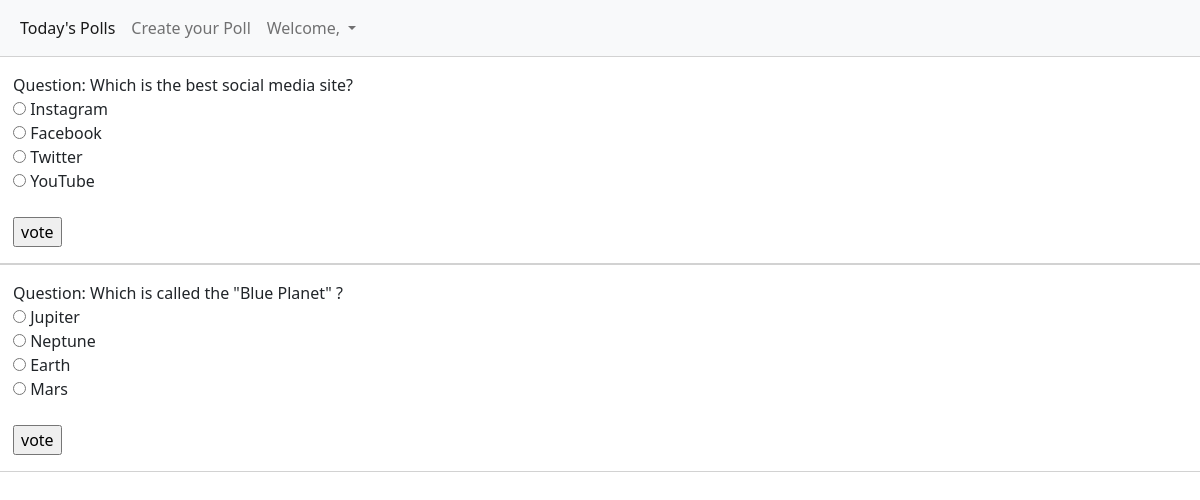
/poll/home/, run on the app's committed database.
### poll/models.py (models this page shows)
class Poll(models.Model):
    userid = models.ForeignKey(User, on_delete=models.DO_NOTHING)
    question = models.TextField()
    option_one = models.CharField(max_length=30)
    option_two = models.CharField(max_length=30)
    option_three = models.CharField(max_length=30)
    option_four = models.CharField(max_length=30)
    option_one_count = models.IntegerField(default=0)
    option_two_count = models.IntegerField(default=0)
    option_three_count = models.IntegerField(default=0)
    option_four_count = models.IntegerField(default=0)

### poll/views.py (the view)
# urls.py: path('home/', views.index, name='home'),
def index(request):
    poll = Poll.objects.all()
    context = {
        "poll" : poll,
    }
    return render(request, 'poll/index.html' , context)

### templates/poll/index.html (shortened to what this page needs)
{% extends 'base.html' %}
{% load static %}
{% block css %}
<link rel="stylesheet" href="{% static 'css/index.css' %}">
{% endblock css %}
{% block content %}
<nav class="navbar navbar-expand-lg navbar-light bg-light">
    <div class="container-fluid">
      <div class="collapse navbar-collapse" id="navbarSupportedContent">
        <ul class="navbar-nav me-auto mb-2 mb-lg-0">
          <li class="nav-item">
            <a class="nav-link active" aria-current="page" href="{% url 'home' %}">Today's Polls</a>
          </li>
          <li class="nav-item">
            <a class="nav-link" href="{% url 'create' %}">Create your Poll</a>
          </li>
          <li class="nav-item dropdown">
            <a class="nav-link dropdown-toggle" href="#" id="navbarDropdown" role="button" data-bs-toggle="dropdown" aria-expanded="false">
                Welcome, {{user.username}}
            </a>
          </li>
        </ul>
      </div>
    </div>
</nav>
{% if poll %}
<div class="row">
  {% for p in poll %}
  <div class="card py-3 px-4">
      <form action="{% url 'vote' p.id %}">
        <label>Question: {{p.question}}</label><br>
        <input type="radio" name="option" id="op1" value="op1">
        <label>{{p.option_one}}</label><br>
        <input type="radio" name="option" id="op2" value="op2">
        <label>{{p.option_two}}</label><br>
        <input type="radio" name="option" id="op3" value="op3">
        <label>{{p.option_three}}</label><br>
        <input type="radio" name="option" id="op4" value="op4">
        <label>{{p.option_four}}</label><br><br>
        <input type="submit" value="vote" id="btn"><br>
      </form>
    </div>
    <br><br>
  {% endfor %}
</div>
{% else %}
  <h1 style="display: flex; align-items: center; justify-content: center;">Welcome to &nbsp;<span style="color: red;">Polling Application<span></h1><br>
  <center><img src="{% static 'images/banner.jpg' %}" alt=""></center>
{% endif %}
{% endblock content %}

### templates/base.html (shortened to what this page needs)
{% load static %}
<!DOCTYPE html>
<html lang="en">
<head>
    <link rel="stylesheet" href="{% static 'bs/bootstrap.min.css'%}">
    <link rel="stylesheet" href="{% static 'css/style.css'%}">
    {% block css %}
    {% endblock css %}
</head>
<body>
    {% block content %}
    {% endblock content %}
</body>
</html>

### data on the page
Poll: question "Which is the best social media site?", option_one "Instagram", option_two "Facebook", option_three "Twitter", option_four "YouTube"
Poll: question "Which is called the \"Blue Planet\" ?", option_one "Jupiter", option_two "Neptune", option_three "Earth", option_four "Mars"
